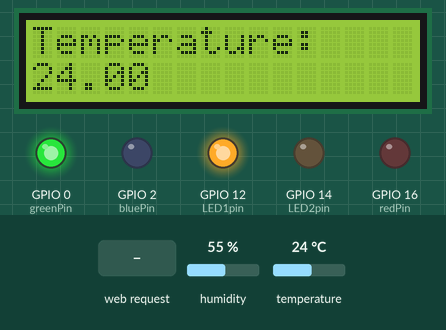
This sketch was run on a simulated ESP8266 (NodeMCU). Shown: 16×2 character LCD, output pins drawn as LEDs (lit = HIGH). Inputs (shaded band) come from the test bench; at power-on: humidity 55 %, temperature 24 °C. WiFi joins after 1.5 s; servers stay silent unless stated; what the sketch prints to the serial monitor is not drawn.

Above: at 2.7 s.
2.8 s: HTTP request GET /led1on received
At 7.4 s:
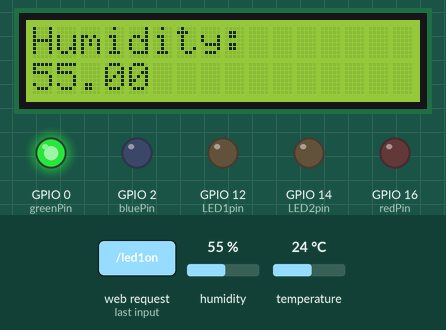
13.2 s: HTTP request GET /led2on received
At 14.1 s:
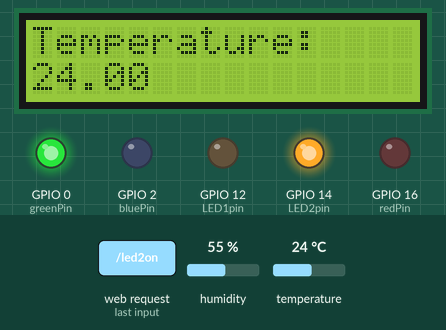
23.4 s: HTTP request GET /led1off received
At 24.7 s:
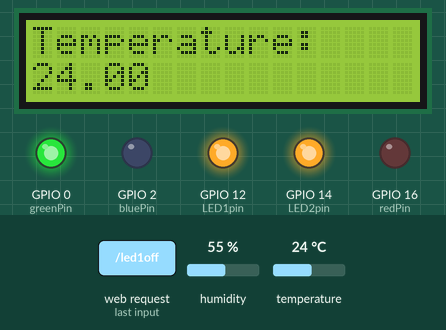
33.5 s: humidity set to 22 %
At 38.0 s:
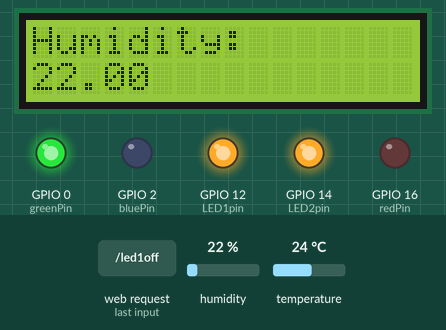
43.7 s: temperature set to 12 °C
At 52.8 s:
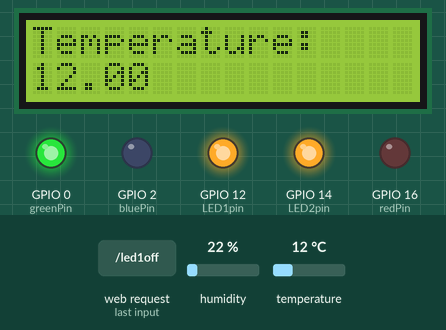
53.8 s: HTTP request GET /led2off received
At 57.9 s:
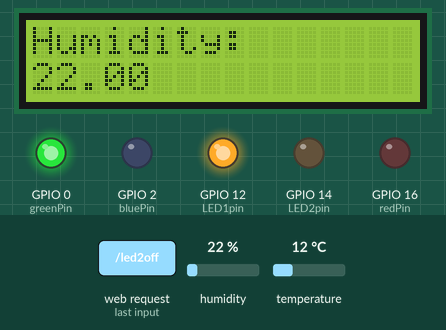
Timing chart, 0 to 59.4 s (numbered marks = the images above; inputs shaded):
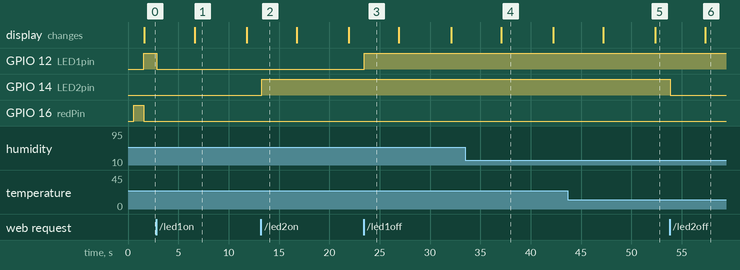

Measured:
- after the input at 2.8 s, GPIO 12 (LED1pin): HIGH → LOW at once
- after the input at 13.2 s, GPIO 14 (LED2pin): LOW → HIGH after 0.10 s
- after the input at 23.4 s, GPIO 12 (LED1pin): LOW → HIGH after 0.05 s
- after the input at 33.5 s, the display: changes after 3.6 s (image 4)
- after the input at 43.7 s, the display: first differs from a run without the input after 8.7 s (image 5)
- after the input at 53.8 s, GPIO 14 (LED2pin): HIGH → LOW after 0.08 s
- what the display in image 1 shows lasts 5.2 s, from 6.6 s to 11.8 s

The sketch:

Smart_home.ino
```cpp
//Подключение библиотек
#include <ESP8266WiFi.h>
#include <WiFiClient.h>
#include <ESP8266WebServer.h>
#include <ESP8266mDNS.h>
#include <DHT.h>
#include <LiquidCrystal_I2C.h>

//Настройки сети
#ifndef STASSID
#define STASSID "421"
#define STAPSK  "111BablTop"
#endif

const char* ssid = STASSID;
const char* password = STAPSK;

ESP8266WebServer server(80); // включение сервера на порту:80

DHT dht(13, DHT11);  // сообщаем на каком порту будет датчик
LiquidCrystal_I2C lcd(0x3F,16,2);   // Устанавливаем дисплей

//Необходимые пины для светодиодов
const int redPin = 16;
const int greenPin = 0;
const int bluePin = 2;

uint8_t LED1pin = 12;
bool LED1status = HIGH;

uint8_t LED2pin = 14;
bool LED2status = LOW;

//Считывание температуры
String readTemperature() {
  // Считываем температуру в Цельсиях
  float t = dht.readTemperature();
  // Перевод в Фаренгейты для извращенцев
  //t = 1.8 * t + 32;
  if (isnan(t)) {
    Serial.println("Failed to read from DHT11 sensor!");
    return "";
  }
  else {
    return String(t);
  }
}

//Считывание давления
String readHumidity() {
  float h = dht.readHumidity();
  if (isnan(h)) {
    Serial.println("Failed to read from DHT11 sensor!");
    return "";
  }
  else {
    Serial.println(h);
    return String(h);
  }
}

//Some shit
byte mac[6];

int i = 0, j = 0;
String str1, str2;
String color1;


//Ответ сервера на различные запросы
void handle_OnConnect()
{
  Serial.print("GPIO7 Status: ");
  if(LED1status)
    Serial.print("ON");
  else
    Serial.print("OFF");

  Serial.print(" | GPIO6 Status: ");
  if(LED2status)
    Serial.print("ON");
  else
    Serial.print("OFF");

  Serial.println("");
  server.send(200, "text/html", SendHTML(LED1status,LED2status));
}


void handle_led1on()
{
  LED1status = LOW;
  Serial.println("GPIO7 Status: ON");
  server.send(200, "text/html", SendHTML(true,LED2status));
}

void handle_led1off()
{
  LED1status = HIGH;
  Serial.println("GPIO7 Status: OFF");
  server.send(200, "text/html", SendHTML(false,LED2status));
}

void handle_led2on()
{
  LED2status = HIGH;
  Serial.println("GPIO6 Status: ON");
  server.send(200, "text/html", SendHTML(LED1status,true));
}

void handle_led2off()
{
  LED2status = LOW;
  Serial.println("GPIO6 Status: OFF");
  server.send(200, "text/html", SendHTML(LED1status,false));
}

void handle_temperature()
{
  server.send(200, "text/html", readTemperature().c_str());
}

void handle_humidity()
{
  server.send(200, "text/html", readHumidity().c_str());
}

void handle_NotFound()
{
  server.send(404, "text/plain", "Not found");
}

//Вывод отладочной подсветки
void Led3(String color){
  if(color.equals("RED")){
    digitalWrite(greenPin, LOW);
    digitalWrite(redPin, HIGH);
    digitalWrite(bluePin, LOW);
  }
  else if(color.equals("BLUE")){
    digitalWrite(greenPin, LOW);
    digitalWrite(redPin, LOW);
    digitalWrite(bluePin, HIGH);
  }
  else if(color.equals("GREEN")){
    digitalWrite(greenPin, HIGH);
    digitalWrite(redPin, LOW);
    digitalWrite(bluePin, LOW);
  }
  else if(color.equals("PURPLE")){
    digitalWrite(greenPin, HIGH);
    digitalWrite(redPin, LOW);
    digitalWrite(bluePin, HIGH);
  }
  else if(color.equals("YELLOW")){
    digitalWrite(greenPin, HIGH);
    digitalWrite(redPin, HIGH);
    digitalWrite(bluePin, LOW);
  }
  else if(color.equals("WBLUE")){
    digitalWrite(greenPin, LOW);
    digitalWrite(redPin, HIGH);
    digitalWrite(bluePin, HIGH);
  }
  else if(color.equals("BLACK")){
    digitalWrite(greenPin, LOW);
    digitalWrite(redPin, LOW);
    digitalWrite(bluePin, LOW);
  }
  else{
    Serial.println("АХТУНГ САМ ЩИТ АТ ЗЕ ФАНКШН");
  }
}

String SendHTML(uint8_t led1stat,uint8_t led2stat)
{
  String ptr = "<!DOCTYPE html> <html>\n";
  ptr +="<head><meta name=\"viewport\" content=\"width=device-width, initial-scale=1.0, user-scalable=no\">\n";
  ptr +="<title>LED Control</title>\n";
  ptr +="<script src=\"https://code.highcharts.com/highcharts.js\"></script>\n";
  ptr +="<style>html { font-family: Helvetica; display: inline-block; margin: 0px auto; text-align: center;}\n";
  ptr +="body{margin-top: 50px;} h1 {color: #444444;margin: 50px auto 30px;} h3 {color: #444444;margin-bottom: 50px;}\n";
  ptr +=".button {display: block;width: 80px;background-color: #1abc9c;border: none;color: white;padding: 13px 30px;text-decoration: none;font-size: 25px;margin: 0px auto 35px;cursor: pointer;border-radius: 4px;}\n";
  ptr +=".button-on {background-color: #1abc9c;}\n";
  ptr +=".button-on:active {background-color: #16a085;}\n";
  ptr +=".button-off {background-color: #34495e;}\n";
  ptr +=".button-off:active {background-color: #2c3e50;}\n";
  ptr +="p {font-size: 14px;color: #888;margin-bottom: 10px;}\n";
  ptr +="</style>\n";
  ptr +="</head>\n";
  ptr +="<body>\n";
  ptr +="<h1>ESP8266 Web Server</h1>\n";
  ptr +="<h3>Using Access Point(AP) Mode</h3>\n";

  if(led1stat)
    ptr +="<p>LED1 Status: ON</p><a class=\"button button-off\" href=\"/led1off\">OFF</a>\n";
  else
    ptr +="<p>LED1 Status: OFF</p><a class=\"button button-on\" href=\"/led1on\">ON</a>\n";

  if(led2stat)
    ptr +="<p>LED2 Status: ON</p><a class=\"button button-off\" href=\"/led2off\">OFF</a>\n";
  else
    ptr +="<p>LED2 Status: OFF</p><a class=\"button button-on\" href=\"/led2on\">ON</a>\n";

  ptr +="<div id=\"chart-temperature\" class=\"container\"></div>\n";
  ptr +="<div id=\"chart-humidity\" class=\"container\"></div>\n";
  ptr +="</body>\n\n";
  ptr +="<script>\n";
  ptr +="var chartT = new Highcharts.Chart({\n";
  ptr +="  chart:{ renderTo : 'chart-temperature' },\n";
  ptr +="  title: { text: 'BME280 Temperature' },\n";
  ptr +="  series: [{\n";
  ptr +="    showInLegend: false,\n";
  ptr +="    data: []\n";
  ptr +="  }],\n";
  ptr +="  plotOptions: {\n";
  ptr +="    line: { animation: false,\n";
  ptr +="      dataLabels: { enabled: true }\n";
  ptr +="    },\n";
  ptr +="    series: { color: '#059e8a' }\n";
  ptr +="  },\n";
  ptr +="  xAxis: { type: 'datetime',\n";
  ptr +="    dateTimeLabelFormats: { second: '%H:%M:%S' }\n";
  ptr +="  },\n";
  ptr +="  yAxis: {\n";
  ptr +="    title: { text: 'Temperature (Celsius)' }\n";
  ptr +="    //title: { text: 'Temperature (Fahrenheit)' }\n";
  ptr +="  },\n";
  ptr +="  credits: { enabled: false }\n";
  ptr +="});\n";
  ptr +="setInterval(function ( ) {\n";
  ptr +="  var xhttp = new XMLHttpRequest();\n";
  ptr +="  xhttp.onreadystatechange = function() {\n";
  ptr +="    if (this.readyState == 4 && this.status == 200) {\n";
  ptr +="      var x = (new Date()).getTime(),\n";
  ptr +="          y = parseFloat(this.responseText);\n";
  ptr +="      //console.log(this.responseText);\n";
  ptr +="      if(chartT.series[0].data.length > 40) {\n";
  ptr +="        chartT.series[0].addPoint([x, y], true, true, true);\n";
  ptr +="      } else {\n";
  ptr +="        chartT.series[0].addPoint([x, y], true, false, true);\n";
  ptr +="      }\n";
  ptr +="    }\n";
  ptr +="  };\n";
  ptr +="  xhttp.open(\"GET\", \"/temperature\", true);\n";
  ptr +="  xhttp.send();\n";
  ptr +="}, 30000 ) ;\n";
  ptr +="\n";
  ptr +="var chartH = new Highcharts.Chart({\n";
  ptr +="  chart:{ renderTo:'chart-humidity' },\n";
  ptr +="  title: { text: 'BME280 Humidity' },\n";
  ptr +="  series: [{\n";
  ptr +="    showInLegend: false,\n";
  ptr +="    data: []\n";
  ptr +="  }],\n";
  ptr +="  plotOptions: {\n";
  ptr +="    line: { animation: false,\n";
  ptr +="      dataLabels: { enabled: true }\n";
  ptr +="    }\n";
  ptr +="  },\n";
  ptr +="  xAxis: {\n";
  ptr +="    type: 'datetime',\n";
  ptr +="    dateTimeLabelFormats: { second: '%H:%M:%S' }\n";
  ptr +="  },\n";
  ptr +="  yAxis: {\n";
  ptr +="    title: { text: 'Humidity (%)' }\n";
  ptr +="  },\n";
  ptr +="  credits: { enabled: false }\n";
  ptr +="});\n";
  ptr +="setInterval(function ( ) {\n";
  ptr +="  var xhttp = new XMLHttpRequest();\n";
  ptr +="  xhttp.onreadystatechange = function() {\n";
  ptr +="    if (this.readyState == 4 && this.status == 200) {\n";
  ptr +="      var x = (new Date()).getTime(),\n";
  ptr +="          y = parseFloat(this.responseText);\n";
  ptr +="      //console.log(this.responseText);\n";
  ptr +="      if(chartH.series[0].data.length > 40) {\n";
  ptr +="        chartH.series[0].addPoint([x, y], true, true, true);\n";
  ptr +="      } else {\n";
  ptr +="        chartH.series[0].addPoint([x, y], true, false, true);\n";
  ptr +="      }\n";
  ptr +="    }\n";
  ptr +="  };\n";
  ptr +="  xhttp.open(\"GET\", \"/humidity\", true);\n";
  ptr +="  xhttp.send();\n";
  ptr +="}, 30000 ) ;\n";
  ptr +="</script>\n";
  ptr +="</html>\n";
  return ptr;
}


void setup(void) {
  Serial.begin(115200);
  dht.begin();

  lcd.init();
  lcd.backlight();// Включаем подсветку дисплея

  pinMode(LED1pin, OUTPUT);
  pinMode(LED2pin, OUTPUT);
  pinMode(redPin, OUTPUT);
  pinMode(greenPin, OUTPUT);
  pinMode(bluePin, OUTPUT);
  Led3("BLACK");

  WiFi.mode(WIFI_STA);
  WiFi.begin(ssid, password);
  Serial.println("");

  while (WiFi.status() != WL_CONNECTED) {
    delay(500);
    Serial.println(".");
    Serial.println(WiFi.status());
    digitalWrite(greenPin, HIGH);
    digitalWrite(redPin, HIGH);
  }
  Led3("GREEN");
  Serial.println("");
  Serial.print("Connected to ");
  Serial.println(ssid);
  Serial.print("IP address: ");
  Serial.println(WiFi.localIP());
  Serial.println(" ");
  Serial.println("Hi, Serge!");
  Serial.println(" ");

  WiFi.macAddress(mac);
  Serial.print("MAC: ");
  Serial.print(mac[5],HEX);
  Serial.print(":");
  Serial.print(mac[4],HEX);
  Serial.print(":");
  Serial.print(mac[3],HEX);
  Serial.print(":");
  Serial.print(mac[2],HEX);
  Serial.print(":");
  Serial.print(mac[1],HEX);
  Serial.print(":");
  Serial.println(mac[0],HEX);
  Serial.println("Hi, Serge!");

  server.on("/",handle_OnConnect); // Ответ сервера на запросы
  server.on("/led1on", handle_led1on);
  server.on("/led1off", handle_led1off);
  server.on("/led2on", handle_led2on);
  server.on("/led2off", handle_led2off);
  server.on("/temperature", handle_temperature);
  server.on("/humidity", handle_humidity);
  server.onNotFound(handle_NotFound);

  server.begin(); //Запуск сервера
}

void loop () {
  i++;
  server.handleClient(); //обработка текущих входящих HTTP-запросов
  if(LED1status)
    digitalWrite(LED1pin, HIGH);
  else
    digitalWrite(LED1pin, LOW);
  if(LED2status)
    digitalWrite(LED2pin, HIGH);
  else
    digitalWrite(LED2pin, LOW);
  if(i == 1){
    str1 = readTemperature();

    lcd.print("              ");
    lcd.setCursor(0,1);
    lcd.print("              ");
    lcd.setCursor(0,0);
    lcd.print("Temperature:");
    lcd.setCursor(0,1);
    lcd.print(str1);
    lcd.setCursor(0,0);
  }
  else if(i == 50){
    str2 = readHumidity();
    lcd.print("              ");
    lcd.setCursor(0,1);
    lcd.print("              ");
    lcd.setCursor(0,0);
    lcd.print("Humidity:");
    lcd.setCursor(0,1);
    lcd.print(str2);
    lcd.setCursor(0,0);
    bool work = !(str1.equals("") || str2.equals(""));
    if (work){
      color1 = "GREEN";
    }
    else{
      color1 = "RED";
    }
  }
  else if( i == 100){
    i = 0;
  }
  Led3(color1);
  delay(100);
}
```
